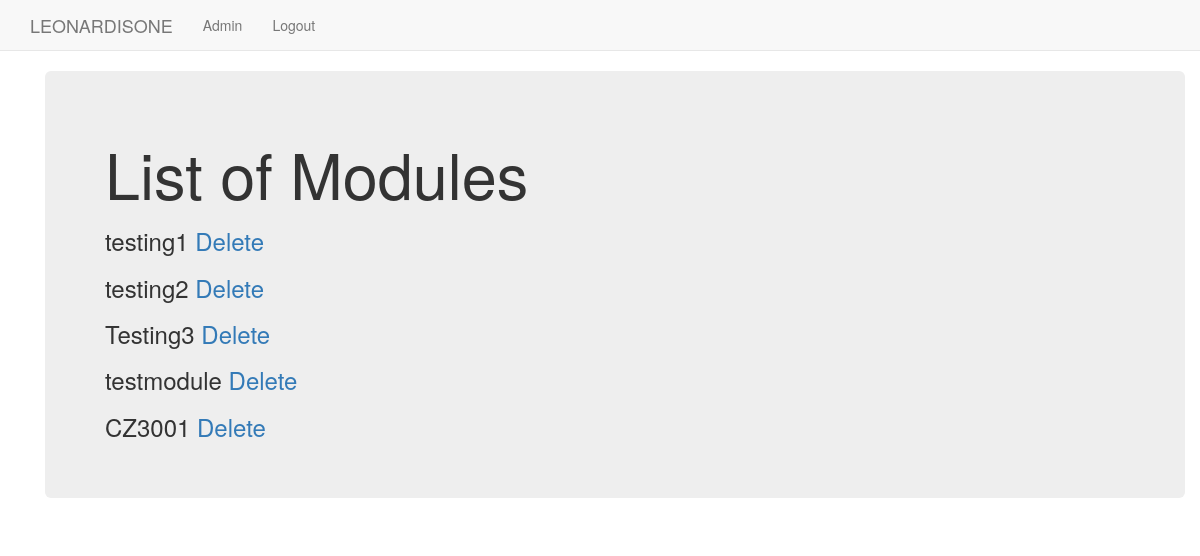
Before: /appOne/manage_module/ (signed in) with the older database file.
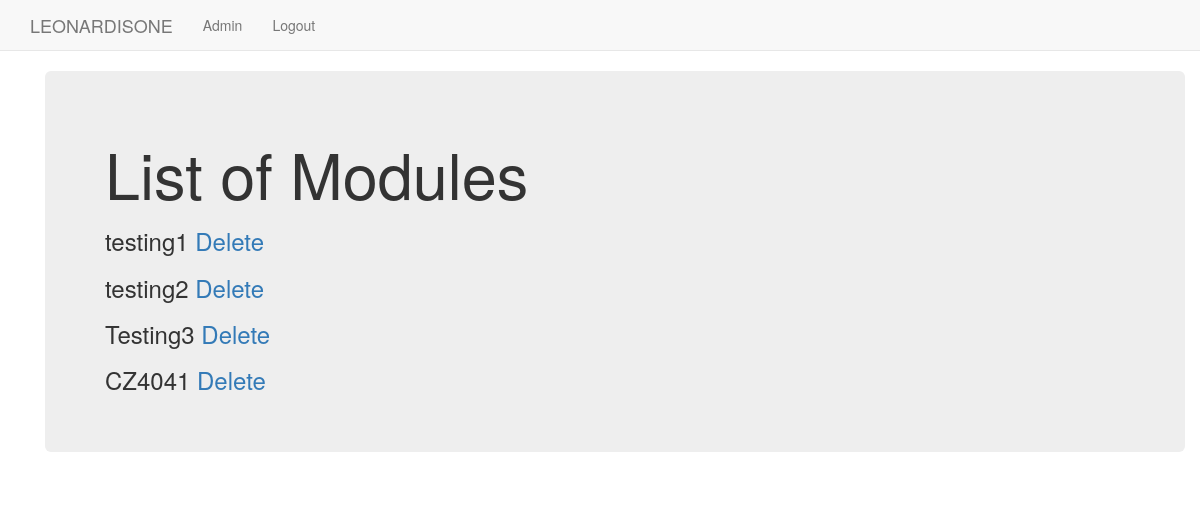
After: the same page with the newer database file.
### appOne/models.py (models this page shows, shortened)
class Module(models.Model):
    module_name = models.CharField(max_length=50)
    coordinator = models.ForeignKey('Professor', on_delete=models.SET_NULL, null=True, blank=True)
    class Meta:
        permissions = (("can_modify_module", "Can create/delete a module"),)#placeholder

### appOne/views.py (the view)
# urls.py: path('manage_module/', views.manage_module, name='manage_module'),
@permission_required('appOne.change_module', raise_exception=True)
def manage_module(request):
    module_list = Module.objects.filter()
    return render(request,'appOne/manage_module.html',{'module_list':module_list})

### templates/appOne/manage_module.html
{% extends "appOne/base.html" %}
{% load staticfiles %}
{% block body_block %}
  <div class="container">
    <div class="jumbotron">
      <h1>List of Modules</h1>
        {% for module in module_list %}
            <h3>{{module.module_name}} <a href="{% url 'appOne:delete_module' module_pk=module.module_name %}">Delete</a></h3>
        {% endfor %}
    </div>
  </div>
{% endblock %}

### templates/appOne/base.html (shortened to what this page needs)
<!DOCTYPE html>
<html>
  <head>
    <link rel="stylesheet" href="https://maxcdn.bootstrapcdn.com/bootstrap/3.3.7/css/bootstrap.min.css">
  </head>
  <body>
    <nav class="navbar navbar-default navbar-static-top">
      <div class="container">
        <ul class="nav navbar-nav">
          <li><a class="navbar-brand" href="{% url 'index' %}">LEONARDISONE</a></li>
          <li><a class="navbar-link" href="{% url 'admin:index' %}">Admin</a></li>
          {% if user.is_authenticated%}
            <li><a href="{% url 'logout' %}">Logout</a></li>
          {% else %}
            <li><a class="navbar-link" href="{% url 'appOne:user_login'%}">Login</a></li>
            {% endif %}
        </ul>
      </div>
    </nav>
    <div class="container">
    {% block body_block %}
    {% endblock %}
    </div>
  </body>
</html>

Changed rows visible on the page:
removed Module: module_name "testmodule"
removed Module: module_name "CZ3001"
added Module: module_name "CZ4041"
